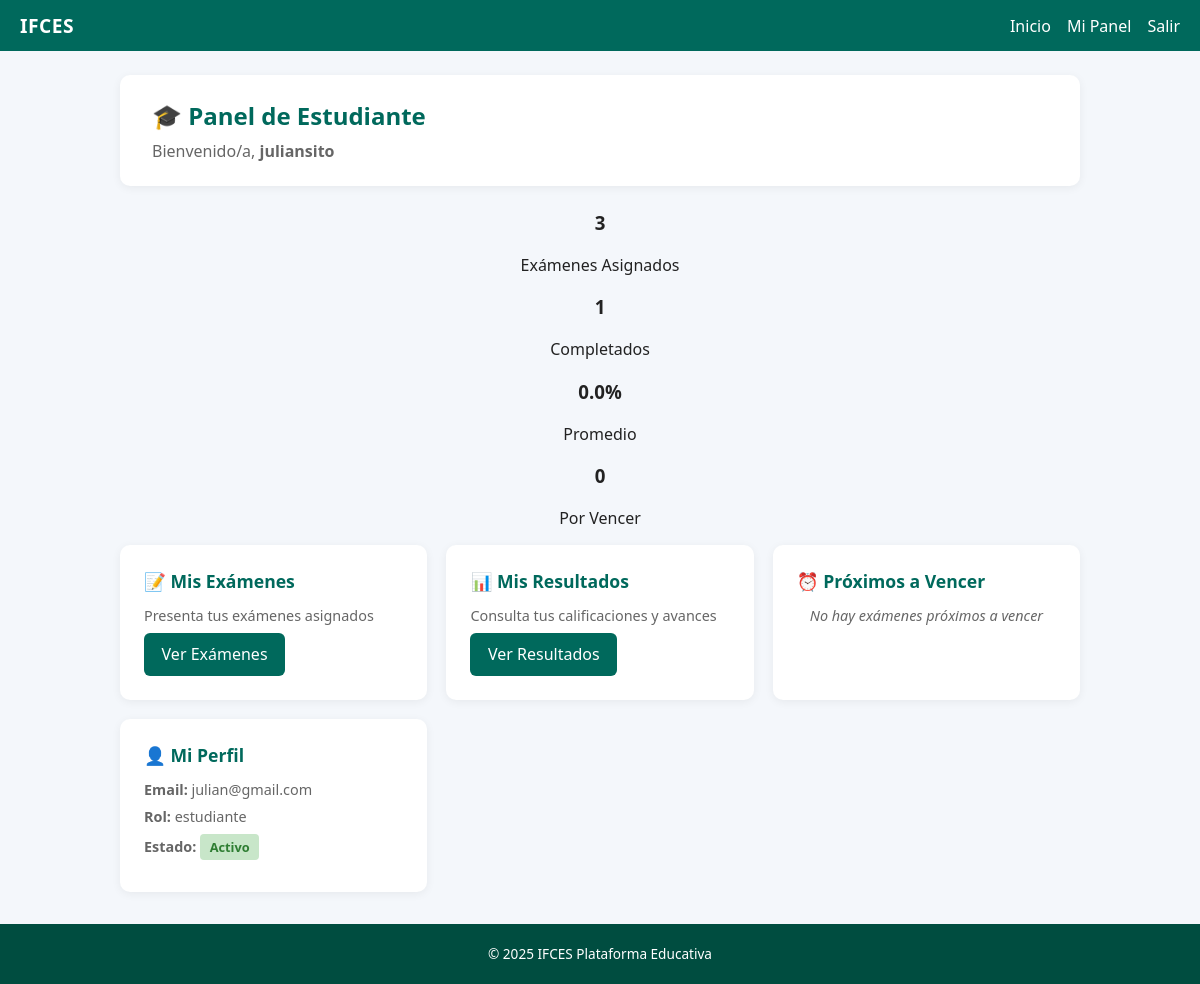
Screenshot of /dashboard_estudiante (signed in) with the database file from the repository.
### app/models.py (models this page shows, shortened)
class User(UserMixin, db.Model):
    __tablename__ = "users"
    id = db.Column(db.Integer, primary_key=True)
    username = db.Column(db.String(50), unique=True, nullable=False)
    email = db.Column(db.String(120), unique=True, nullable=False, index=True)
    password_hash = db.Column(db.String(255), nullable=False)
    role = db.Column(db.String(20), nullable=False, default="estudiante")
    is_active = db.Column(db.Boolean, default=True, nullable=False)
    created_at = db.Column(db.DateTime, default=datetime.utcnow)
    examenes_creados = db.relationship('Examen', backref='profesor', lazy=True, foreign_keys='Examen.profesor_id')
    examenes_asignados = db.relationship('Examen', secondary=estudiante_examen, backref=db.backref('estudiantes', lazy='dynamic'))

### app/main/routes.py (the view)
@main_bp.route("/dashboard_estudiante")
@login_required
@role_required("estudiante")
def dashboard_estudiante():
    total_asignados = len(current_user.examenes_asignados)
    completados = ExamenResultado.query.filter_by(estudiante_id=current_user.id).count()
    resultados = ExamenResultado.query.filter_by(estudiante_id=current_user.id).all()
    promedio = sum(r.calificacion for r in resultados) / len(resultados) if resultados else 0
    hoy = datetime.now()
    proximos = [e for e in current_user.examenes_asignados
                if e.fecha_limite and e.fecha_limite > hoy
                and not ExamenResultado.query.filter_by(estudiante_id=current_user.id, examen_id=e.id).first()]
    return render_template("dashboard_estudiante.html",
                         total_asignados=total_asignados,
                         completados=completados,
                         promedio=promedio,
                         examenes_proximos=proximos[:5])

### app/models.py (called while the page is built)
@login_manager.user_loader
def load_user(user_id):  # pragma: no cover
    return User.query.get(int(user_id))

### app/templates/dashboard_estudiante.html (shortened to what this page needs)
{% extends 'layout.html' %}
{% block content %}
<div class="dashboard-header">
  <h2>🎓 Panel de Estudiante</h2>
  <p class="welcome">Bienvenido/a, <strong>{{ current_user.username }}</strong></p>
</div>
<div class="row mb-4">
  <div class="col-md-3">
    <div class="card text-center bg-primary text-white shadow-sm">
      <div class="card-body">
        <h3 class="mt-2">{{ total_asignados }}</h3>
        <p class="mb-0">Exámenes Asignados</p>
      </div>
    </div>
  </div>
  <div class="col-md-3">
    <div class="card text-center bg-success text-white shadow-sm">
      <div class="card-body">
        <h3 class="mt-2">{{ completados }}</h3>
        <p class="mb-0">Completados</p>
      </div>
    </div>
  </div>
  <div class="col-md-3">
    <div class="card text-center bg-info text-white shadow-sm">
      <div class="card-body">
        <h3 class="mt-2">{{ "%.1f"|format(promedio) }}%</h3>
        <p class="mb-0">Promedio</p>
      </div>
    </div>
  </div>
  <div class="col-md-3">
    <div class="card text-center bg-warning text-white shadow-sm">
      <div class="card-body">
        <h3 class="mt-2">{{ examenes_proximos|length }}</h3>
        <p class="mb-0">Por Vencer</p>
      </div>
    </div>
  </div>
</div>
<div class="dashboard-grid">
  <div class="dashboard-card">
    <h3>📝 Mis Exámenes</h3>
    <p>Presenta tus exámenes asignados</p>
    <a href="{{ url_for('main.estudiante_examenes') }}" class="btn btn-primary">
       Ver Exámenes
    </a>
  </div>
  <div class="dashboard-card">
    <h3>📊 Mis Resultados</h3>
    <p>Consulta tus calificaciones y avances</p>
    <a href="{{ url_for('main.estudiante_resultados') }}" class="btn btn-info">
       Ver Resultados
    </a>
  </div>
  <div class="dashboard-card">
    <h3>⏰ Próximos a Vencer</h3>
    {% if examenes_proximos %}
      <ul class="exam-list">
        {% for examen in examenes_proximos %}
          <li>
            <strong>{{ examen.titulo }}</strong>
            <br>
            <small class="text-muted">
              <i class="bi bi-calendar"></i>
              {{ examen.fecha_limite.strftime('%d/%m/%Y %H:%M') }}
            </small>
          </li>
        {% endfor %}
      </ul>
      <a href="{{ url_for('main.estudiante_examenes') }}" class="btn btn-warning">
        Ver Todos
      </a>
    {% else %}
      <p class="no-data">No hay exámenes próximos a vencer</p>
    {% endif %}
  </div>
  <div class="dashboard-card">
    <h3>👤 Mi Perfil</h3>
    <p><strong>Email:</strong> {{ current_user.email }}</p>
    <p><strong>Rol:</strong> {{ current_user.role }}</p>
    <p><strong>Estado:</strong>
      {% if current_user.is_active %}
        <span class="badge badge-success">Activo</span>
      {% else %}
        <span class="badge badge-warning">Inactivo</span>
      {% endif %}
    </p>
  </div>
</div>
{% endblock %}

### app/static/css/styles.css (style rules this page uses)
body { margin:0;font-family:'Segoe UI',Arial,sans-serif;background:#f4f7fb;color:#222; }
.btn { background:#00695c;color:#fff;padding:.65rem 1.1rem;border:none;border-radius:6px;text-decoration:none;display:inline-block;margin-right:.5rem;cursor:pointer;font-weight:500;transition:filter .2s; }
.btn-primary { background:#00695c; }
.dashboard-header { background:#fff;padding:1.5rem 2rem;border-radius:10px;box-shadow:0 2px 10px rgba(0,0,0,.06);margin-bottom:1.5rem; }
.dashboard-header h2 { margin:0 0 .5rem;color:#00695c; }
.dashboard-header .welcome { margin:0;color:#666;font-size:1rem; }
.dashboard-grid { display:grid;grid-template-columns:repeat(auto-fit,minmax(280px,1fr));gap:1.2rem; }
.dashboard-card { background:#fff;padding:1.5rem;border-radius:10px;box-shadow:0 2px 10px rgba(0,0,0,.06); }
.dashboard-card h3 { margin:0 0 .8rem;color:#00695c;font-size:1.1rem; }
.dashboard-card p { margin:0 0 .5rem;color:#666;font-size:.9rem; }
.badge { display:inline-block;padding:.25rem .6rem;border-radius:4px;font-size:.8rem;font-weight:600; }
.no-data { text-align:center;color:#999;font-style:italic; }
.badge-success { background:#c8e6c9;color:#2e7d32; }
.text-center { text-align:center;margin-top:1rem; }

### rows the page displays
User: username "juliansito", email "julian@gmail.com", role "estudiante"

### other values shown
{{ total_asignados }} "3"
{{ completados }} "1"
{{ "%.1f"|format(promedio) }} "0.0"
{{ examenes_proximos|length }} "0"
